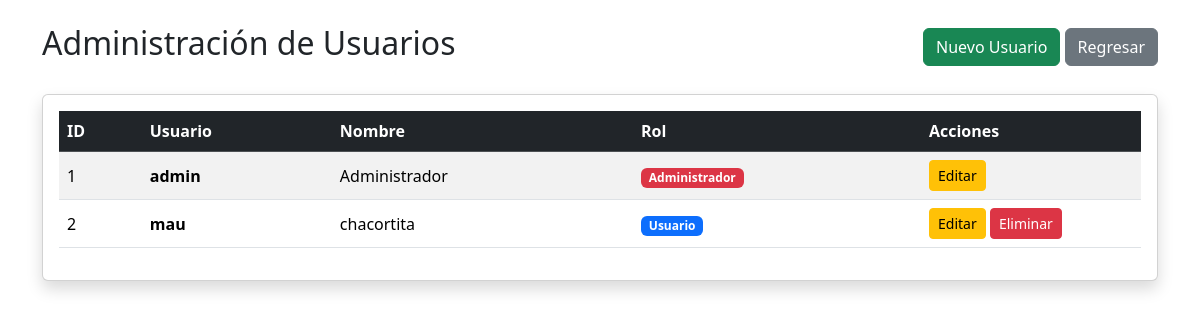
Before: /usuarios (signed in) with the older database file.
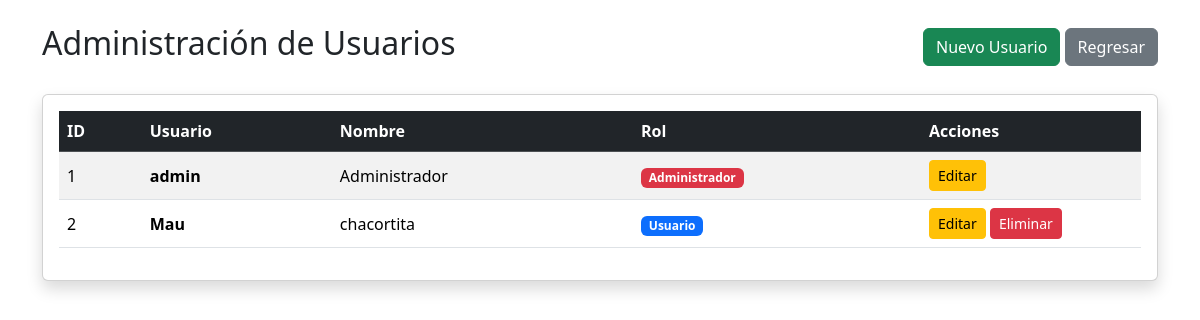
After: the same page with the newer database file.
### models.py (models this page shows)
class Usuario(UserMixin, db.Model):
    __tablename__ = "usuarios"
    id = db.Column(db.Integer, primary_key=True)
    usuario = db.Column(db.String(50), unique=True)
    password = db.Column(db.String(255))
    nombre = db.Column(db.String(100))
    rol = db.Column(db.String(20))

### app.py (the view)
@app.route("/usuarios")
@login_required
def usuarios():
    if current_user.rol != "Administrador":
        return "No tiene permisos."
    lista = Usuario.query.order_by(
        Usuario.nombre
    ).all()
    return render_template(
        "usuarios.html",
        usuarios=lista
    )

### app.py (called while the page is built)
@login_manager.user_loader
def load_user(user_id):
    return Usuario.query.get(int(user_id))

### templates/usuarios.html (shortened to what this page needs)
<!DOCTYPE html>
<html>
<head>
    <link
    href="https://cdn.jsdelivr.net/npm/bootstrap@5.3.3/dist/css/bootstrap.min.css"
    rel="stylesheet">
</head>
<body>
<div class="container mt-4">
    <div class="d-flex justify-content-between align-items-center mb-4">
        <h2>Administración de Usuarios</h2>
        <div>
            <a
            href="{{ url_for('nuevo_usuario') }}"
            class="btn btn-success">
                Nuevo Usuario
            </a>
            <a
            href="{{ url_for('gastos') }}"
            class="btn btn-secondary">
                Regresar
            </a>
        </div>
    </div>
    <div class="card shadow">
        <div class="card-body">
            <div class="table-responsive">
                <table class="table table-striped table-hover align-middle">
                    <thead class="table-dark">
                        <tr>
                            <th>ID</th>
                            <th>Usuario</th>
                            <th>Nombre</th>
                            <th>Rol</th>
                            <th width="220">Acciones</th>
                        </tr>
                    </thead>
                    <tbody>
                    {% for u in usuarios %}
                        <tr>
                            <td>{{ u.id }}</td>
                            <td>
                                <strong>
                                    {{ u.usuario }}
                                </strong>
                            </td>
                            <td>{{ u.nombre }}</td>
                            <td>
                                {% if u.rol == "Administrador" %}
                                    <span class="badge bg-danger">
                                        Administrador
                                    </span>
                                {% else %}
                                    <span class="badge bg-primary">
                                        Usuario
                                    </span>
                                {% endif %}
                            </td>
                            <td>
                                <a
                                href="{{ url_for('editar_usuario', id=u.id) }}"
                                class="btn btn-warning btn-sm">
                                    Editar
                                </a>
                                {% if u.usuario != 'admin' %}
                                <a
                                href="{{ url_for('eliminar_usuario', id=u.id) }}"
                                class="btn btn-danger btn-sm"
                                onclick="return confirm('¿Eliminar este usuario?')">
                                    Eliminar
                                </a>
                                {% endif %}
                            </td>
                        </tr>
                    {% endfor %}
                    </tbody>
                </table>
            </div>
        </div>
    </div>
</div>
</body>
</html>

Changed rows visible on the page:
changed Usuario "chacortita": usuario "mau" → "Mau"
